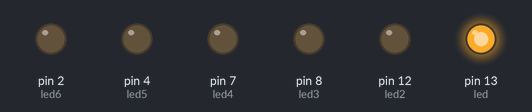
Simulated run of this sketch. Board: Arduino Uno, built with avr-gcc and run on an emulated ATmega328P. On the bench: output pins drawn as LEDs (lit = HIGH).

Above: at 2.5 s.
At 7.5 s:
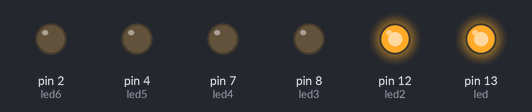
At 12.5 s:
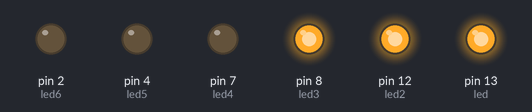
At 27.5 s:
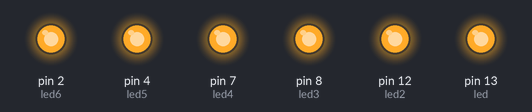
At 37.5 s:
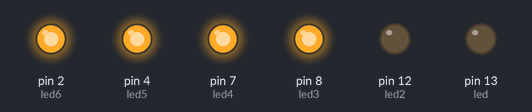
At 52.5 s:
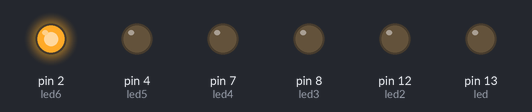
Timing chart, 0 to 66.7 s (numbered marks = the images above):
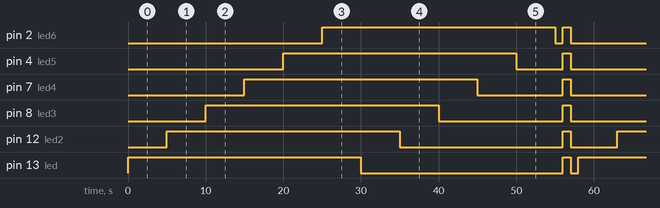

Measured:
- by itself, pin 2 (led6): LOW → HIGH at 25.0 s, → LOW 30.0 s later, → HIGH 1.0 s later, → LOW 1.0 s later, … (8 changes in this stretch)
- by itself, pin 4 (led5): LOW → HIGH at 20.0 s, → LOW 30.0 s later, → HIGH 6.0 s later, → LOW 1.0 s later, … (8 changes in this stretch)
- by itself, pin 7 (led4): LOW → HIGH at 15.0 s, → LOW 30.0 s later, → HIGH 11.0 s later, → LOW 1.0 s later, … (8 changes in this stretch)
- by itself, pin 8 (led3): LOW → HIGH at 10.0 s, → LOW 30.0 s later, → HIGH 16.0 s later, → LOW 1.0 s later, … (9 changes in this stretch)
- by itself, pin 12 (led2): LOW → HIGH at 5.0 s, → LOW 30.0 s later, → HIGH 21.0 s later, → LOW 1.0 s later, … (9 changes in this stretch)
- by itself, pin 13 (led): LOW → HIGH at 0.00 s, → LOW 30.0 s later, → HIGH 26.0 s later, → LOW 1.0 s later, … (9 changes in this stretch)

The sketch:

multi_led_breathing.ino
```cpp
int led=13;
int led2=12;
int led3=8;
int led4=7;
int led5=4;
int led6=2;

void setup(){
  pinMode(led,OUTPUT);
  pinMode(led2,OUTPUT);
  pinMode(led3,OUTPUT);
  pinMode(led4,OUTPUT);
  pinMode(led5,OUTPUT);
  pinMode(led6,OUTPUT);
}

void loop(){
  digitalWrite(led,HIGH);
  delay(5000);
  digitalWrite(led2,HIGH);
  delay(5000);
  digitalWrite(led3,HIGH);
  delay(5000);
  digitalWrite(led4,HIGH);
  delay(5000);
  digitalWrite(led5,HIGH);
  delay(5000);
  digitalWrite(led6,HIGH);
  delay(5000);
  digitalWrite(led,LOW);
  delay(5000);
  digitalWrite(led2,LOW);
  delay(5000);
  digitalWrite(led3,LOW);
  delay(5000);
  digitalWrite(led4,LOW);
  delay(5000);
  digitalWrite(led5,LOW);
  delay(5000);
  digitalWrite(led6,LOW);
  delay(1000);
  digitalWrite(led,HIGH);
  digitalWrite(led2,HIGH);
  digitalWrite(led3,HIGH);
  digitalWrite(led4,HIGH);
  digitalWrite(led5,HIGH);
  digitalWrite(led6,HIGH);
  delay(1000);
  digitalWrite(led,LOW);
  digitalWrite(led2,LOW);
  digitalWrite(led3,LOW);
  digitalWrite(led4,LOW);
  digitalWrite(led5,LOW);
  digitalWrite(led6,LOW);
  delay(1000);
  }
```
